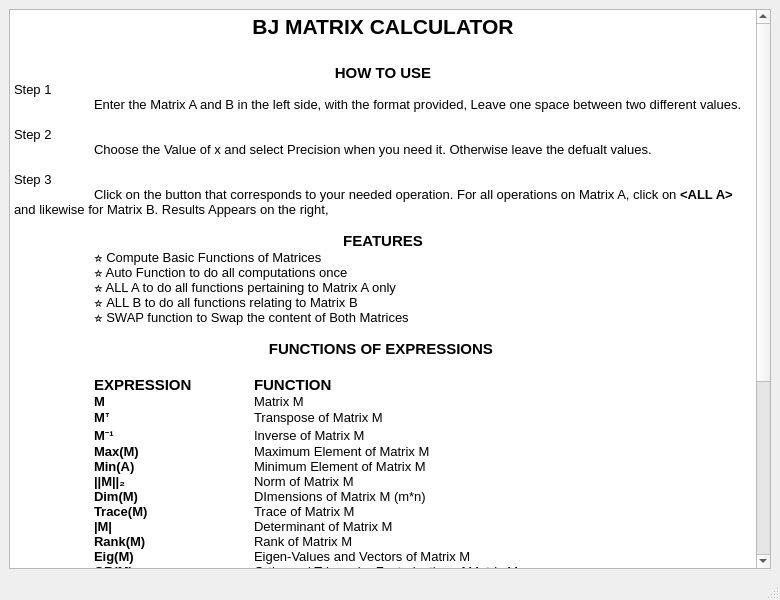
<?xml version="1.0" encoding="UTF-8"?>
<ui version="4.0">
 <class>MainWindow</class>
 <widget class="QMainWindow" name="MainWindow">
  <property name="geometry">
   <rect>
    <x>0</x>
    <y>0</y>
    <width>780</width>
    <height>600</height>
   </rect>
  </property>
  <property name="windowTitle">
   <string>MainWindow</string>
  </property>
  <widget class="QWidget" name="centralwidget">
   <layout class="QGridLayout" name="gridLayout">
    <item row="0" column="0">
     <widget class="QTextEdit" name="textEdit">
      <property name="frameShadow">
       <enum>QFrame::Raised</enum>
      </property>
      <property name="readOnly">
       <bool>true</bool>
      </property>
      <property name="html">
       <string>&lt;!DOCTYPE HTML PUBLIC &quot;-//W3C//DTD HTML 4.0//EN&quot; &quot;http://www.w3.org/TR/REC-html40/strict.dtd&quot;&gt;
&lt;html&gt;&lt;head&gt;&lt;meta name=&quot;qrichtext&quot; content=&quot;1&quot; /&gt;&lt;style type=&quot;text/css&quot;&gt;
p, li { white-space: pre-wrap; }
&lt;/style&gt;&lt;/head&gt;&lt;body style=&quot; font-family:'Sans Serif'; font-size:9pt; font-weight:400; font-style:normal;&quot;&gt;
&lt;p align=&quot;center&quot; style=&quot; margin-top:0px; margin-bottom:0px; margin-left:0px; margin-right:0px; -qt-block-indent:0; text-indent:0px;&quot;&gt;&lt;span style=&quot; font-size:16pt; font-weight:600;&quot;&gt;BJ MATRIX CALCULATOR&lt;/span&gt;&lt;/p&gt;
&lt;p align=&quot;center&quot; style=&quot;-qt-paragraph-type:empty; margin-top:0px; margin-bottom:0px; margin-left:0px; margin-right:0px; -qt-block-indent:0; text-indent:0px; font-size:16pt; font-weight:600;&quot;&gt;&lt;br /&gt;&lt;/p&gt;
&lt;p align=&quot;center&quot; style=&quot; margin-top:0px; margin-bottom:0px; margin-left:0px; margin-right:0px; -qt-block-indent:0; text-indent:0px;&quot;&gt;&lt;span style=&quot; font-size:11pt; font-weight:600;&quot;&gt;HOW TO USE&lt;/span&gt;&lt;/p&gt;
&lt;p style=&quot; margin-top:0px; margin-bottom:0px; margin-left:0px; margin-right:0px; -qt-block-indent:0; text-indent:0px;&quot;&gt;&lt;span style=&quot; font-size:10pt;&quot;&gt;Step 1&lt;/span&gt;&lt;/p&gt;
&lt;p style=&quot; margin-top:0px; margin-bottom:0px; margin-left:0px; margin-right:0px; -qt-block-indent:0; text-indent:0px;&quot;&gt;&lt;span style=&quot; font-size:10pt;&quot;&gt;	Enter the Matrix A and B in the left side, with the format provided, Leave one space between two different values. &lt;/span&gt;&lt;/p&gt;
&lt;p style=&quot;-qt-paragraph-type:empty; margin-top:0px; margin-bottom:0px; margin-left:0px; margin-right:0px; -qt-block-indent:0; text-indent:0px; font-size:10pt;&quot;&gt;&lt;br /&gt;&lt;/p&gt;
&lt;p style=&quot; margin-top:0px; margin-bottom:0px; margin-left:0px; margin-right:0px; -qt-block-indent:0; text-indent:0px;&quot;&gt;&lt;span style=&quot; font-size:10pt;&quot;&gt;Step 2&lt;/span&gt;&lt;/p&gt;
&lt;p style=&quot; margin-top:0px; margin-bottom:0px; margin-left:0px; margin-right:0px; -qt-block-indent:0; text-indent:0px;&quot;&gt;&lt;span style=&quot; font-size:10pt;&quot;&gt;	Choose the Value of x and select Precision when you need it. Otherwise leave the defualt values.&lt;/span&gt;&lt;/p&gt;
&lt;p style=&quot;-qt-paragraph-type:empty; margin-top:0px; margin-bottom:0px; margin-left:0px; margin-right:0px; -qt-block-indent:0; text-indent:0px; font-size:10pt;&quot;&gt;&lt;br /&gt;&lt;/p&gt;
&lt;p style=&quot; margin-top:0px; margin-bottom:0px; margin-left:0px; margin-right:0px; -qt-block-indent:0; text-indent:0px;&quot;&gt;&lt;span style=&quot; font-size:10pt;&quot;&gt;Step 3&lt;/span&gt;&lt;/p&gt;
&lt;p style=&quot; margin-top:0px; margin-bottom:0px; margin-left:0px; margin-right:0px; -qt-block-indent:0; text-indent:0px;&quot;&gt;&lt;span style=&quot; font-size:10pt;&quot;&gt;	Click on the button that corresponds to your needed operation. For all operations on Matrix A, click on &lt;/span&gt;&lt;span style=&quot; font-size:10pt; font-weight:600;&quot;&gt;&amp;lt;ALL A&amp;gt; &lt;/span&gt;&lt;span style=&quot; font-size:10pt;&quot;&gt;and likewise for Matrix B. Results Appears on the right,  &lt;/span&gt;&lt;/p&gt;
&lt;p style=&quot;-qt-paragraph-type:empty; margin-top:0px; margin-bottom:0px; margin-left:0px; margin-right:0px; -qt-block-indent:0; text-indent:0px; font-size:10pt;&quot;&gt;&lt;br /&gt;&lt;/p&gt;
&lt;p align=&quot;center&quot; style=&quot; margin-top:0px; margin-bottom:0px; margin-left:0px; margin-right:0px; -qt-block-indent:0; text-indent:0px;&quot;&gt;&lt;span style=&quot; font-size:11pt; font-weight:600;&quot;&gt;FEATURES&lt;/span&gt;&lt;/p&gt;
&lt;p style=&quot; margin-top:0px; margin-bottom:0px; margin-left:0px; margin-right:0px; -qt-block-indent:0; text-indent:0px;&quot;&gt;&lt;span style=&quot; font-size:10pt;&quot;&gt;	&lt;/span&gt;&lt;span style=&quot; font-size:10pt; font-weight:600;&quot;&gt;⭐&lt;/span&gt;&lt;span style=&quot; font-size:10pt;&quot;&gt; Compute Basic Functions of Matrices&lt;/span&gt;&lt;/p&gt;
&lt;p style=&quot; margin-top:0px; margin-bottom:0px; margin-left:0px; margin-right:0px; -qt-block-indent:0; text-indent:0px;&quot;&gt;&lt;span style=&quot; font-size:10pt;&quot;&gt;	&lt;/span&gt;&lt;span style=&quot; font-size:10pt; font-weight:600;&quot;&gt;⭐&lt;/span&gt;&lt;span style=&quot; font-size:10pt;&quot;&gt; Auto Function to do all computations once&lt;/span&gt;&lt;/p&gt;
&lt;p style=&quot; margin-top:0px; margin-bottom:0px; margin-left:0px; margin-right:0px; -qt-block-indent:0; text-indent:0px;&quot;&gt;&lt;span style=&quot; font-size:10pt;&quot;&gt;	&lt;/span&gt;&lt;span style=&quot; font-size:10pt; font-weight:600;&quot;&gt;⭐&lt;/span&gt;&lt;span style=&quot; font-size:10pt;&quot;&gt; ALL A to do all functions pertaining to Matrix A only&lt;/span&gt;&lt;/p&gt;
&lt;p style=&quot; margin-top:0px; margin-bottom:0px; margin-left:0px; margin-right:0px; -qt-block-indent:0; text-indent:0px;&quot;&gt;&lt;span style=&quot; font-size:10pt;&quot;&gt;	&lt;/span&gt;&lt;span style=&quot; font-size:10pt; font-weight:600;&quot;&gt;⭐ &lt;/span&gt;&lt;span style=&quot; font-size:10pt;&quot;&gt;ALL B to do all functions relating to Matrix B&lt;/span&gt;&lt;/p&gt;
&lt;p style=&quot; margin-top:0px; margin-bottom:0px; margin-left:0px; margin-right:0px; -qt-block-indent:0; text-indent:0px;&quot;&gt;&lt;span style=&quot; font-size:10pt;&quot;&gt;	&lt;/span&gt;&lt;span style=&quot; font-size:10pt; font-weight:600;&quot;&gt;⭐&lt;/span&gt;&lt;span style=&quot; font-size:10pt;&quot;&gt; SWAP function to Swap the content of Both Matrices&lt;/span&gt;&lt;/p&gt;
&lt;p style=&quot;-qt-paragraph-type:empty; margin-top:0px; margin-bottom:0px; margin-left:0px; margin-right:0px; -qt-block-indent:0; text-indent:0px; font-size:10pt;&quot;&gt;&lt;br /&gt;&lt;/p&gt;
&lt;p align=&quot;center&quot; style=&quot; margin-top:0px; margin-bottom:0px; margin-left:0px; margin-right:0px; -qt-block-indent:0; text-indent:0px;&quot;&gt;&lt;span style=&quot; font-size:11pt; font-weight:600;&quot;&gt;FUNCTIONS OF EXPRESSIONS &lt;/span&gt;&lt;/p&gt;
&lt;p style=&quot;-qt-paragraph-type:empty; margin-top:0px; margin-bottom:0px; margin-left:0px; margin-right:0px; -qt-block-indent:0; text-indent:0px; font-size:11pt; font-weight:600;&quot;&gt;&lt;br /&gt;&lt;/p&gt;
&lt;p style=&quot; margin-top:0px; margin-bottom:0px; margin-left:0px; margin-right:0px; -qt-block-indent:0; text-indent:0px;&quot;&gt;&lt;span style=&quot; font-size:10pt;&quot;&gt;	&lt;/span&gt;&lt;span style=&quot; font-size:11pt; font-weight:600;&quot;&gt;EXPRESSION&lt;/span&gt;&lt;span style=&quot; font-size:10pt;&quot;&gt;	&lt;/span&gt;&lt;span style=&quot; font-size:11pt; font-weight:600;&quot;&gt;FUNCTION&lt;/span&gt;&lt;/p&gt;
&lt;p style=&quot; margin-top:0px; margin-bottom:0px; margin-left:0px; margin-right:0px; -qt-block-indent:0; text-indent:0px;&quot;&gt;&lt;span style=&quot; font-size:10pt;&quot;&gt;	&lt;/span&gt;&lt;span style=&quot; font-size:10pt; font-weight:600;&quot;&gt;M&lt;/span&gt;&lt;span style=&quot; font-size:10pt;&quot;&gt;		Matrix M&lt;/span&gt;&lt;/p&gt;
&lt;p style=&quot; margin-top:0px; margin-bottom:0px; margin-left:0px; margin-right:0px; -qt-block-indent:0; text-indent:0px;&quot;&gt;&lt;span style=&quot; font-size:10pt;&quot;&gt;	&lt;/span&gt;&lt;span style=&quot; font-size:10pt; font-weight:600;&quot;&gt;Mᐪ		&lt;/span&gt;&lt;span style=&quot; font-size:10pt;&quot;&gt;Transpose of Matrix M&lt;/span&gt;&lt;/p&gt;
&lt;p style=&quot; margin-top:0px; margin-bottom:0px; margin-left:0px; margin-right:0px; -qt-block-indent:0; text-indent:0px;&quot;&gt;&lt;span style=&quot; font-size:10pt;&quot;&gt;	&lt;/span&gt;&lt;span style=&quot; font-size:10pt; font-weight:600;&quot;&gt;M⁻¹		&lt;/span&gt;&lt;span style=&quot; font-size:10pt;&quot;&gt;Inverse of Matrix M&lt;/span&gt;&lt;/p&gt;
&lt;p style=&quot; margin-top:0px; margin-bottom:0px; margin-left:0px; margin-right:0px; -qt-block-indent:0; text-indent:0px;&quot;&gt;&lt;span style=&quot; font-size:10pt;&quot;&gt;	&lt;/span&gt;&lt;span style=&quot; font-size:10pt; font-weight:600;&quot;&gt;Max(M)		&lt;/span&gt;&lt;span style=&quot; font-size:10pt;&quot;&gt;Maximum Element of Matrix M&lt;/span&gt;&lt;/p&gt;
&lt;p style=&quot; margin-top:0px; margin-bottom:0px; margin-left:0px; margin-right:0px; -qt-block-indent:0; text-indent:0px;&quot;&gt;&lt;span style=&quot; font-size:10pt;&quot;&gt;	&lt;/span&gt;&lt;span style=&quot; font-size:10pt; font-weight:600;&quot;&gt;Min(A)&lt;/span&gt;&lt;span style=&quot; font-size:10pt;&quot;&gt;		Minimum Element of Matrix M&lt;/span&gt;&lt;/p&gt;
&lt;p style=&quot; margin-top:0px; margin-bottom:0px; margin-left:0px; margin-right:0px; -qt-block-indent:0; text-indent:0px;&quot;&gt;&lt;span style=&quot; font-size:10pt;&quot;&gt;	&lt;/span&gt;&lt;span style=&quot; font-size:10pt; font-weight:600;&quot;&gt;||M||₂		&lt;/span&gt;&lt;span style=&quot; font-size:10pt;&quot;&gt;Norm of Matrix M&lt;/span&gt;&lt;/p&gt;
&lt;p style=&quot; margin-top:0px; margin-bottom:0px; margin-left:0px; margin-right:0px; -qt-block-indent:0; text-indent:0px;&quot;&gt;&lt;span style=&quot; font-size:10pt;&quot;&gt;	&lt;/span&gt;&lt;span style=&quot; font-size:10pt; font-weight:600;&quot;&gt;Dim(M) 		&lt;/span&gt;&lt;span style=&quot; font-size:10pt;&quot;&gt;DImensions of Matrix M (m*n)&lt;/span&gt;&lt;/p&gt;
&lt;p style=&quot; margin-top:0px; margin-bottom:0px; margin-left:0px; margin-right:0px; -qt-block-indent:0; text-indent:0px;&quot;&gt;&lt;span style=&quot; font-size:10pt;&quot;&gt;	&lt;/span&gt;&lt;span style=&quot; font-size:10pt; font-weight:600;&quot;&gt;Trace(M)		&lt;/span&gt;&lt;span style=&quot; font-size:10pt;&quot;&gt;Trace of Matrix M&lt;/span&gt;&lt;/p&gt;
&lt;p style=&quot; margin-top:0px; margin-bottom:0px; margin-left:0px; margin-right:0px; -qt-block-indent:0; text-indent:0px;&quot;&gt;&lt;span style=&quot; font-size:10pt;&quot;&gt;	&lt;/span&gt;&lt;span style=&quot; font-size:10pt; font-weight:600;&quot;&gt;|M| 		&lt;/span&gt;&lt;span style=&quot; font-size:10pt;&quot;&gt;Determinant of Matrix M&lt;/span&gt;&lt;/p&gt;
&lt;p style=&quot; margin-top:0px; margin-bottom:0px; margin-left:0px; margin-right:0px; -qt-block-indent:0; text-indent:0px;&quot;&gt;&lt;span style=&quot; font-size:10pt;&quot;&gt;	&lt;/span&gt;&lt;span style=&quot; font-size:10pt; font-weight:600;&quot;&gt;Rank(M)		&lt;/span&gt;&lt;span style=&quot; font-size:10pt;&quot;&gt;Rank of Matrix M&lt;/span&gt;&lt;/p&gt;
&lt;p style=&quot; margin-top:0px; margin-bottom:0px; margin-left:0px; margin-right:0px; -qt-block-indent:0; text-indent:0px;&quot;&gt;&lt;span style=&quot; font-size:10pt;&quot;&gt;	&lt;/span&gt;&lt;span style=&quot; font-size:10pt; font-weight:600;&quot;&gt;Eig(M)		&lt;/span&gt;&lt;span style=&quot; font-size:10pt;&quot;&gt;Eigen-Values and Vectors of Matrix M&lt;/span&gt;&lt;/p&gt;
&lt;p style=&quot; margin-top:0px; margin-bottom:0px; margin-left:0px; margin-right:0px; -qt-block-indent:0; text-indent:0px;&quot;&gt;&lt;span style=&quot; font-size:10pt;&quot;&gt;	&lt;/span&gt;&lt;span style=&quot; font-size:10pt; font-weight:600;&quot;&gt;QR(M)		&lt;/span&gt;&lt;span style=&quot; font-size:10pt;&quot;&gt;Orthognal Triangular Factorization of Matrix M&lt;/span&gt;&lt;/p&gt;
&lt;p style=&quot; margin-top:0px; margin-bottom:0px; margin-left:0px; margin-right:0px; -qt-block-indent:0; text-indent:0px;&quot;&gt;&lt;span style=&quot; font-size:10pt;&quot;&gt;	&lt;/span&gt;&lt;span style=&quot; font-size:10pt; font-weight:600;&quot;&gt;LU(M)		&lt;/span&gt;&lt;span style=&quot; font-size:10pt;&quot;&gt;LU factorization &lt;/span&gt;&lt;/p&gt;
&lt;p style=&quot; margin-top:0px; margin-bottom:0px; margin-left:0px; margin-right:0px; -qt-block-indent:0; text-indent:0px;&quot;&gt;&lt;span style=&quot; font-size:10pt;&quot;&gt;	&lt;/span&gt;&lt;span style=&quot; font-size:10pt; font-weight:600;&quot;&gt;Chol(M)		&lt;/span&gt;&lt;span style=&quot; font-size:10pt;&quot;&gt;Cholesky factorization of Matrix M&lt;/span&gt;&lt;/p&gt;
&lt;p style=&quot; margin-top:0px; margin-bottom:0px; margin-left:0px; margin-right:0px; -qt-block-indent:0; text-indent:0px;&quot;&gt;&lt;span style=&quot; font-size:10pt;&quot;&gt;	&lt;/span&gt;&lt;span style=&quot; font-size:10pt; font-weight:600;&quot;&gt;SVD(M) 		&lt;/span&gt;&lt;span style=&quot; font-size:10pt;&quot;&gt;Singular-Value Discomposition of Matrix M&lt;/span&gt;&lt;/p&gt;
&lt;p style=&quot; margin-top:0px; margin-bottom:0px; margin-left:0px; margin-right:0px; -qt-block-indent:0; text-indent:0px;&quot;&gt;&lt;span style=&quot; font-size:10pt;&quot;&gt;	&lt;/span&gt;&lt;/p&gt;
&lt;p style=&quot; margin-top:0px; margin-bottom:0px; margin-left:0px; margin-right:0px; -qt-block-indent:0; text-indent:0px;&quot;&gt;&lt;span style=&quot; font-size:10pt;&quot;&gt;	&lt;/span&gt;&lt;span style=&quot; font-size:10pt; font-weight:600;&quot;&gt;M+N&lt;/span&gt;&lt;span style=&quot; font-size:10pt;&quot;&gt;		Addition of Matrix M and N&lt;/span&gt;&lt;/p&gt;
&lt;p style=&quot; margin-top:0px; margin-bottom:0px; margin-left:0px; margin-right:0px; -qt-block-indent:0; text-indent:0px;&quot;&gt;&lt;span style=&quot; font-size:10pt;&quot;&gt;	&lt;/span&gt;&lt;span style=&quot; font-size:10pt; font-weight:600;&quot;&gt;M-N		&lt;/span&gt;&lt;span style=&quot; font-size:10pt;&quot;&gt;Subtraction of Matrix M and N&lt;/span&gt;&lt;/p&gt;
&lt;p style=&quot; margin-top:0px; margin-bottom:0px; margin-left:0px; margin-right:0px; -qt-block-indent:0; text-indent:0px;&quot;&gt;&lt;span style=&quot; font-size:10pt;&quot;&gt;	&lt;/span&gt;&lt;span style=&quot; font-size:10pt; font-weight:600;&quot;&gt;M*N &lt;/span&gt;&lt;span style=&quot; font-size:10pt;&quot;&gt;		Matrix Multiplication of Matrices M and N&lt;/span&gt;&lt;/p&gt;
&lt;p style=&quot; margin-top:0px; margin-bottom:0px; margin-left:0px; margin-right:0px; -qt-block-indent:0; text-indent:0px;&quot;&gt;&lt;span style=&quot; font-size:10pt;&quot;&gt;	&lt;/span&gt;&lt;span style=&quot; font-size:10pt; font-weight:600;&quot;&gt;M.*N&lt;/span&gt;&lt;span style=&quot; font-size:10pt;&quot;&gt;		Element-wise Multiplication of Matrix M and B&lt;/span&gt;&lt;/p&gt;
&lt;p style=&quot; margin-top:0px; margin-bottom:0px; margin-left:0px; margin-right:0px; -qt-block-indent:0; text-indent:0px;&quot;&gt;&lt;span style=&quot; font-size:10pt;&quot;&gt;	&lt;/span&gt;&lt;span style=&quot; font-size:10pt; font-weight:600;&quot;&gt;M/N&lt;/span&gt;&lt;span style=&quot; font-size:10pt;&quot;&gt;		Matrix Division of Matrix M and N&lt;/span&gt;&lt;/p&gt;
&lt;p style=&quot; margin-top:0px; margin-bottom:0px; margin-left:0px; margin-right:0px; -qt-block-indent:0; text-indent:0px;&quot;&gt;&lt;span style=&quot; font-size:10pt;&quot;&gt;	&lt;/span&gt;&lt;span style=&quot; font-size:10pt; font-weight:600;&quot;&gt;M./N		&lt;/span&gt;&lt;span style=&quot; font-size:10pt;&quot;&gt;Element-wise Division of Matrix M and N&lt;/span&gt;&lt;/p&gt;
&lt;p style=&quot; margin-top:0px; margin-bottom:0px; margin-left:0px; margin-right:0px; -qt-block-indent:0; text-indent:0px;&quot;&gt;&lt;span style=&quot; font-size:10pt;&quot;&gt;	&lt;/span&gt;&lt;span style=&quot; font-size:10pt; font-weight:600;&quot;&gt;M&amp;amp;N&lt;/span&gt;&lt;span style=&quot; font-size:10pt;&quot;&gt; 		Element-wise Logical AND Operation between Matrix M and N&lt;/span&gt;&lt;/p&gt;
&lt;p style=&quot; margin-top:0px; margin-bottom:0px; margin-left:0px; margin-right:0px; -qt-block-indent:0; text-indent:0px;&quot;&gt;&lt;span style=&quot; font-size:10pt;&quot;&gt;	&lt;/span&gt;&lt;span style=&quot; font-size:10pt; font-weight:600;&quot;&gt;M\N		&lt;/span&gt;&lt;span style=&quot; font-size:10pt;&quot;&gt;Element-wise Logical OR operation Between Matrix M and N&lt;/span&gt;&lt;/p&gt;
&lt;p style=&quot; margin-top:0px; margin-bottom:0px; margin-left:0px; margin-right:0px; -qt-block-indent:0; text-indent:0px;&quot;&gt;&lt;span style=&quot; font-size:10pt;&quot;&gt;	&lt;/span&gt;&lt;span style=&quot; font-size:10pt; font-weight:600;&quot;&gt;M#N		&lt;/span&gt;&lt;span style=&quot; font-size:10pt;&quot;&gt;Element-wise Logical EXCLUSIVE OR of Matrix M and N&lt;/span&gt;&lt;/p&gt;
&lt;p style=&quot; margin-top:0px; margin-bottom:0px; margin-left:0px; margin-right:0px; -qt-block-indent:0; text-indent:0px;&quot;&gt;&lt;span style=&quot; font-size:10pt;&quot;&gt;	&lt;/span&gt;&lt;/p&gt;
&lt;p style=&quot; margin-top:0px; margin-bottom:0px; margin-left:0px; margin-right:0px; -qt-block-indent:0; text-indent:0px;&quot;&gt;&lt;span style=&quot; font-size:10pt;&quot;&gt;	&lt;/span&gt;&lt;span style=&quot; font-size:10pt; font-weight:600;&quot;&gt;M*x&lt;/span&gt;&lt;span style=&quot; font-size:10pt;&quot;&gt; 		Matrix M times x&lt;/span&gt;&lt;/p&gt;
&lt;p style=&quot; margin-top:0px; margin-bottom:0px; margin-left:0px; margin-right:0px; -qt-block-indent:0; text-indent:0px;&quot;&gt;&lt;span style=&quot; font-size:10pt;&quot;&gt;	&lt;/span&gt;&lt;span style=&quot; font-size:10pt; font-weight:600;&quot;&gt;Mˣ	&lt;/span&gt;&lt;span style=&quot; font-size:10pt;&quot;&gt;	Matrix M raised to the power x&lt;/span&gt;&lt;/p&gt;
&lt;p style=&quot;-qt-paragraph-type:empty; margin-top:0px; margin-bottom:0px; margin-left:0px; margin-right:0px; -qt-block-indent:0; text-indent:0px; font-size:10pt;&quot;&gt;&lt;br /&gt;&lt;/p&gt;&lt;/body&gt;&lt;/html&gt;</string>
      </property>
     </widget>
    </item>
   </layout>
  </widget>
  <widget class="QMenuBar" name="menubar">
   <property name="geometry">
    <rect>
     <x>0</x>
     <y>0</y>
     <width>780</width>
     <height>20</height>
    </rect>
   </property>
  </widget>
  <widget class="QStatusBar" name="statusbar">
   <property name="autoFillBackground">
    <bool>true</bool>
   </property>
  </widget>
 </widget>
 <resources/>
 <connections/>
</ui>
